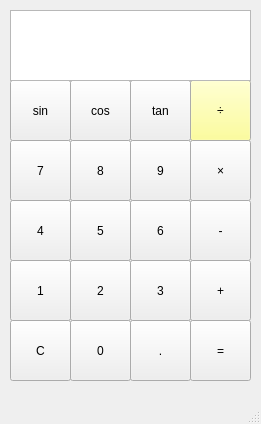
<?xml version="1.0" encoding="UTF-8"?>
<ui version="4.0">
 <class>main</class>
 <widget class="QMainWindow" name="main">
  <property name="geometry">
   <rect>
    <x>0</x>
    <y>0</y>
    <width>261</width>
    <height>424</height>
   </rect>
  </property>
  <property name="windowTitle">
   <string>main</string>
  </property>
  <widget class="QWidget" name="centralwidget">
   <widget class="QPushButton" name="btn_one">
    <property name="geometry">
     <rect>
      <x>10</x>
      <y>260</y>
      <width>61</width>
      <height>61</height>
     </rect>
    </property>
    <property name="cursor">
     <cursorShape>PointingHandCursor</cursorShape>
    </property>
    <property name="text">
     <string>1</string>
    </property>
   </widget>
   <widget class="QPushButton" name="btn_two">
    <property name="geometry">
     <rect>
      <x>70</x>
      <y>260</y>
      <width>61</width>
      <height>61</height>
     </rect>
    </property>
    <property name="cursor">
     <cursorShape>PointingHandCursor</cursorShape>
    </property>
    <property name="text">
     <string>2</string>
    </property>
   </widget>
   <widget class="QPushButton" name="btn_three">
    <property name="geometry">
     <rect>
      <x>130</x>
      <y>260</y>
      <width>61</width>
      <height>61</height>
     </rect>
    </property>
    <property name="cursor">
     <cursorShape>PointingHandCursor</cursorShape>
    </property>
    <property name="text">
     <string>3</string>
    </property>
   </widget>
   <widget class="QPushButton" name="btn_four">
    <property name="geometry">
     <rect>
      <x>10</x>
      <y>200</y>
      <width>61</width>
      <height>61</height>
     </rect>
    </property>
    <property name="cursor">
     <cursorShape>PointingHandCursor</cursorShape>
    </property>
    <property name="text">
     <string>4</string>
    </property>
   </widget>
   <widget class="QPushButton" name="btn_five">
    <property name="geometry">
     <rect>
      <x>70</x>
      <y>200</y>
      <width>61</width>
      <height>61</height>
     </rect>
    </property>
    <property name="cursor">
     <cursorShape>PointingHandCursor</cursorShape>
    </property>
    <property name="text">
     <string>5</string>
    </property>
   </widget>
   <widget class="QPushButton" name="btn_six">
    <property name="geometry">
     <rect>
      <x>130</x>
      <y>200</y>
      <width>61</width>
      <height>61</height>
     </rect>
    </property>
    <property name="cursor">
     <cursorShape>PointingHandCursor</cursorShape>
    </property>
    <property name="text">
     <string>6</string>
    </property>
   </widget>
   <widget class="QPushButton" name="btn_seven">
    <property name="geometry">
     <rect>
      <x>10</x>
      <y>140</y>
      <width>61</width>
      <height>61</height>
     </rect>
    </property>
    <property name="cursor">
     <cursorShape>PointingHandCursor</cursorShape>
    </property>
    <property name="text">
     <string>7</string>
    </property>
   </widget>
   <widget class="QPushButton" name="btn_eight">
    <property name="geometry">
     <rect>
      <x>70</x>
      <y>140</y>
      <width>61</width>
      <height>61</height>
     </rect>
    </property>
    <property name="cursor">
     <cursorShape>PointingHandCursor</cursorShape>
    </property>
    <property name="text">
     <string>8</string>
    </property>
   </widget>
   <widget class="QPushButton" name="btn_nine">
    <property name="geometry">
     <rect>
      <x>130</x>
      <y>140</y>
      <width>61</width>
      <height>61</height>
     </rect>
    </property>
    <property name="cursor">
     <cursorShape>PointingHandCursor</cursorShape>
    </property>
    <property name="text">
     <string>9</string>
    </property>
   </widget>
   <widget class="QPushButton" name="btn_plus">
    <property name="geometry">
     <rect>
      <x>190</x>
      <y>260</y>
      <width>61</width>
      <height>61</height>
     </rect>
    </property>
    <property name="text">
     <string>+</string>
    </property>
   </widget>
   <widget class="QPushButton" name="btn_sub">
    <property name="geometry">
     <rect>
      <x>190</x>
      <y>200</y>
      <width>61</width>
      <height>61</height>
     </rect>
    </property>
    <property name="text">
     <string>-</string>
    </property>
   </widget>
   <widget class="QPushButton" name="btn_mul">
    <property name="geometry">
     <rect>
      <x>190</x>
      <y>140</y>
      <width>61</width>
      <height>61</height>
     </rect>
    </property>
    <property name="text">
     <string>×</string>
    </property>
   </widget>
   <widget class="QPushButton" name="btn_clear">
    <property name="geometry">
     <rect>
      <x>10</x>
      <y>320</y>
      <width>61</width>
      <height>61</height>
     </rect>
    </property>
    <property name="text">
     <string>C</string>
    </property>
   </widget>
   <widget class="QPushButton" name="btn_zero">
    <property name="geometry">
     <rect>
      <x>70</x>
      <y>320</y>
      <width>61</width>
      <height>61</height>
     </rect>
    </property>
    <property name="text">
     <string>0</string>
    </property>
    <property name="autoDefault">
     <bool>false</bool>
    </property>
   </widget>
   <widget class="QPushButton" name="btn_dote">
    <property name="geometry">
     <rect>
      <x>130</x>
      <y>320</y>
      <width>61</width>
      <height>61</height>
     </rect>
    </property>
    <property name="text">
     <string>.</string>
    </property>
   </widget>
   <widget class="QPushButton" name="btn_equal">
    <property name="geometry">
     <rect>
      <x>190</x>
      <y>320</y>
      <width>61</width>
      <height>61</height>
     </rect>
    </property>
    <property name="text">
     <string>=</string>
    </property>
   </widget>
   <widget class="QPushButton" name="btn_cos">
    <property name="geometry">
     <rect>
      <x>70</x>
      <y>80</y>
      <width>61</width>
      <height>61</height>
     </rect>
    </property>
    <property name="text">
     <string>cos</string>
    </property>
   </widget>
   <widget class="QPushButton" name="btn_sin">
    <property name="geometry">
     <rect>
      <x>10</x>
      <y>80</y>
      <width>61</width>
      <height>61</height>
     </rect>
    </property>
    <property name="text">
     <string>sin</string>
    </property>
   </widget>
   <widget class="QPushButton" name="btn_divide">
    <property name="geometry">
     <rect>
      <x>190</x>
      <y>80</y>
      <width>61</width>
      <height>61</height>
     </rect>
    </property>
    <property name="palette">
     <palette>
      <active>
       <colorrole role="Button">
        <brush brushstyle="SolidPattern">
         <color alpha="255">
          <red>255</red>
          <green>255</green>
          <blue>127</blue>
         </color>
        </brush>
       </colorrole>
      </active>
      <inactive>
       <colorrole role="Button">
        <brush brushstyle="SolidPattern">
         <color alpha="255">
          <red>255</red>
          <green>255</green>
          <blue>127</blue>
         </color>
        </brush>
       </colorrole>
      </inactive>
      <disabled>
       <colorrole role="Button">
        <brush brushstyle="SolidPattern">
         <color alpha="255">
          <red>255</red>
          <green>255</green>
          <blue>127</blue>
         </color>
        </brush>
       </colorrole>
      </disabled>
     </palette>
    </property>
    <property name="text">
     <string>&#247;</string>
    </property>
   </widget>
   <widget class="QPushButton" name="btn_tan">
    <property name="geometry">
     <rect>
      <x>130</x>
      <y>80</y>
      <width>61</width>
      <height>61</height>
     </rect>
    </property>
    <property name="text">
     <string>tan</string>
    </property>
   </widget>
   <widget class="QTextEdit" name="textEdit">
    <property name="geometry">
     <rect>
      <x>10</x>
      <y>10</y>
      <width>241</width>
      <height>71</height>
     </rect>
    </property>
   </widget>
  </widget>
  <widget class="QMenuBar" name="menubar">
   <property name="geometry">
    <rect>
     <x>0</x>
     <y>0</y>
     <width>261</width>
     <height>21</height>
    </rect>
   </property>
  </widget>
  <widget class="QStatusBar" name="statusbar"/>
 </widget>
 <resources/>
 <connections/>
</ui>
